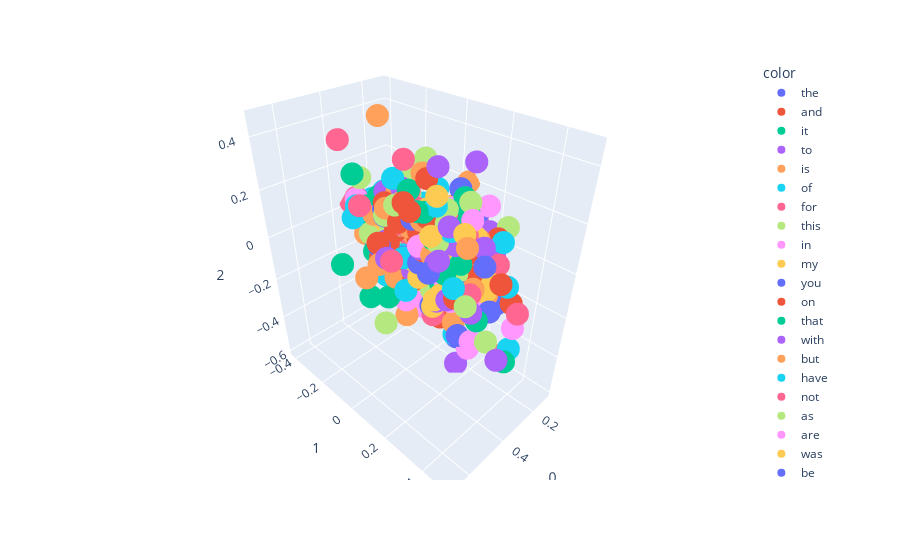

The cell this chart's notebook holds for it:
### Code cell
import plotly.express as px
fig = px.scatter_3d(x[:500],x=0,y=1,z=2,color=y[:500])
fig.show()
